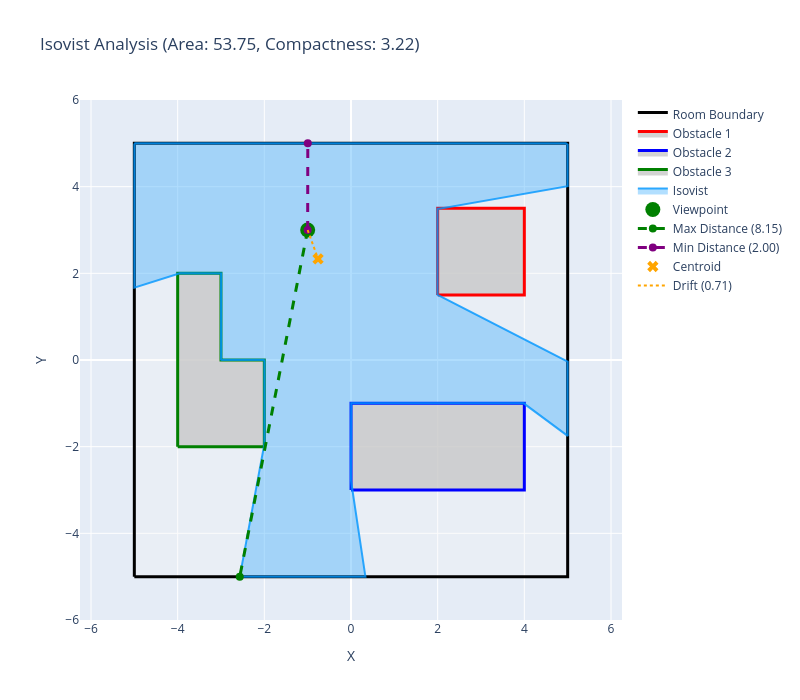

Write notebook code for a chart like this one.
### Markdown cell above
## Visualize the Isovist

### Code cell
def visualize_isovist(boundary, obstacles, viewpoint, isovist_points, metrics, obstacle_colors):
    """
    Create a visualization of the floor plan, obstacles, and isovist.
    """
    fig = go.Figure()
    
    # Draw room boundary
    bx = [p[0] for p in boundary] + [boundary[0][0]]
    by = [p[1] for p in boundary] + [boundary[0][1]]
    fig.add_trace(go.Scatter(
        x=bx, y=by,
        mode='lines',
        line=dict(color='black', width=3),
        name='Room Boundary',
        fill='toself',
        fillcolor='rgba(240,240,240,0.3)'
    ))
    
    # Draw obstacles
    for i, obs in enumerate(obstacles):
        ox = [p[0] for p in obs] + [obs[0][0]]
        oy = [p[1] for p in obs] + [obs[0][1]]
        fig.add_trace(go.Scatter(
            x=ox, y=oy,
            mode='lines',
            line=dict(color=obstacle_colors[i], width=3),
            name=f'Obstacle {i+1}',
            fill='toself',
            fillcolor=f'rgba(200,200,200,0.8)'
        ))
    
    # Draw isovist polygon
    ix = [p[0] for p in isovist_points] + [isovist_points[0][0]]
    iy = [p[1] for p in isovist_points] + [isovist_points[0][1]]
    fig.add_trace(go.Scatter(
        x=ix, y=iy,
        mode='lines',
        line=dict(color='rgba(0,150,255,0.8)', width=2),
        name='Isovist',
        fill='toself',
        fillcolor='rgba(0,150,255,0.3)'
    ))
    
    # Draw viewpoint
    fig.add_trace(go.Scatter(
        x=[viewpoint[0]],
        y=[viewpoint[1]],
        mode='markers',
        marker=dict(size=15, color='green', symbol='circle'),
        name='Viewpoint'
    ))
    
    # Draw max distance line
    fig.add_trace(go.Scatter(
        x=[viewpoint[0], metrics['v_max'][0]],
        y=[viewpoint[1], metrics['v_max'][1]],
        mode='lines+markers',
        line=dict(color='green', width=3, dash='dash'),
        marker=dict(size=8),
        name=f"Max Distance ({metrics['d_max']:.2f})"
    ))
    
    # Draw min distance line
    fig.add_trace(go.Scatter(
        x=[viewpoint[0], metrics['v_min'][0]],
        y=[viewpoint[1], metrics['v_min'][1]],
        mode='lines+markers',
        line=dict(color='purple', width=3, dash='dash'),
        marker=dict(size=8),
        name=f"Min Distance ({metrics['d_min']:.2f})"
    ))
    
    # Draw centroid
    fig.add_trace(go.Scatter(
        x=[metrics['centroid'][0]],
        y=[metrics['centroid'][1]],
        mode='markers',
        marker=dict(size=10, color='orange', symbol='x'),
        name='Centroid'
    ))
    
    # Draw drift line (viewpoint to centroid)
    fig.add_trace(go.Scatter(
        x=[viewpoint[0], metrics['centroid'][0]],
        y=[viewpoint[1], metrics['centroid'][1]],
        mode='lines',
        line=dict(color='orange', width=2, dash='dot'),
        name=f"Drift ({metrics['drift']:.2f})"
    ))
    
    fig.update_layout(
        title=f"Isovist Analysis (Area: {metrics['area']:.2f}, Compactness: {metrics['compactness']:.2f})",
        xaxis=dict(title='X', scaleanchor='y', scaleratio=1, range=[-6, 6]),
        yaxis=dict(title='Y', range=[-6, 6]),
        width=800,
        height=700,
        legend=dict(x=1.02, y=1)
    )
    
    return fig

fig_isovist = visualize_isovist(room_boundary, obstacles, test_viewpoint, points, metrics, obstacle_colors)
fig_isovist.show()

### Figure 1 — Plotly figure (JSON) as saved in the notebook; plotly's stock layout.template omitted (floating-point values rounded to 4 significant figures; data arrays with more than 128 entries replaced by an {"elided": "..."} marker saying what was removed)
{"data": [{"fill": "toself", "fillcolor": "rgba(240,240,240,0.3)", "line": {"color": "black", "width": 3}, "mode": "lines", "name": "Room Boundary", "type": "scatter", "x": [-5, 5, 5, -5, -5], "y": [-5, -5, 5, 5, -5]}, {"fill": "toself", "fillcolor": "rgba(200,200,200,0.8)", "line": {"color": "red", "width": 3}, "mode": "lines", "name": "Obstacle 1", "type": "scatter", "x": [2, 4, 4, 2, 2], "y": [1.5, 1.5, 3.5, 3.5, 1.5]}, {"fill": "toself", "fillcolor": "rgba(200,200,200,0.8)", "line": {"color": "blue", "width": 3}, "mode": "lines", "name": "Obstacle 2", "type": "scatter", "x": [0, 4, 4, 0, 0], "y": [-3, -3, -1, -1, -3]}, {"fill": "toself", "fillcolor": "rgba(200,200,200,0.8)", "line": {"color": "green", "width": 3}, "mode": "lines", "name": "Obstacle 3", "type": "scatter", "x": [-4, -2, -2, -3, -3, -4, -4], "y": [-2, -2, 0, 0, 2, 2, -2]}, {"fill": "toself", "fillcolor": "rgba(0,150,255,0.3)", "line": {"color": "rgba(0,150,255,0.8)", "width": 2}, "mode": "lines", "name": "Isovist", "type": "scatter", "x": {"elided": "1001 float values"}, "y": {"elided": "1001 float values"}}, {"marker": {"color": "green", "size": 15, "symbol": "circle"}, "mode": "markers", "name": "Viewpoint", "type": "scatter", "x": [-1], "y": [3]}, {"line": {"color": "green", "dash": "dash", "width": 3}, "marker": {"size": 8}, "mode": "lines+markers", "name": "Max Distance (8.15)", "type": "scatter", "x": [-1, -2.567], "y": [3, -5]}, {"line": {"color": "purple", "dash": "dash", "width": 3}, "marker": {"size": 8}, "mode": "lines+markers", "name": "Min Distance (2.00)", "type": "scatter", "x": [-1, -0.9969], "y": [3, 5]}, {"marker": {"color": "orange", "size": 10, "symbol": "x"}, "mode": "markers", "name": "Centroid", "type": "scatter", "x": [-0.7605], "y": [2.333]}, {"line": {"color": "orange", "dash": "dot", "width": 2}, "mode": "lines", "name": "Drift (0.71)", "type": "scatter", "x": [-1, -0.7605], "y": [3, 2.333]}], "layout": {"height": 700, "legend": {"x": 1.02, "y": 1}, "title": {"text": "Isovist Analysis (Area: 53.75, Compactness: 3.22)"}, "width": 800, "xaxis": {"range": [-6, 6], "scaleanchor": "y", "scaleratio": 1, "title": {"text": "X"}}, "yaxis": {"range": [-6, 6], "title": {"text": "Y"}}}}
